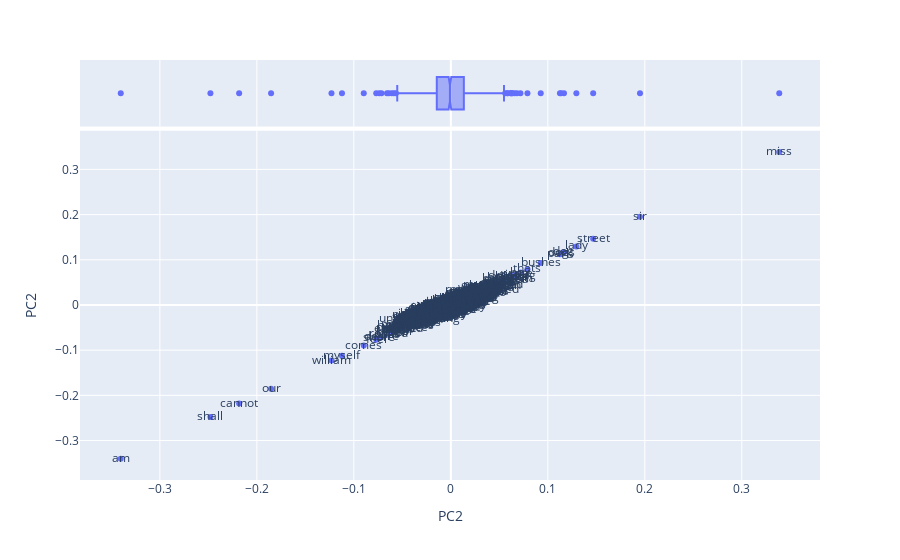

Here is the notebook cell this chart was saved with:
### Code cell
vis_loadings(2,2)

### Figure 1 — Plotly figure (JSON) as saved in the notebook; plotly's stock layout.template omitted (floating-point values rounded to 4 significant figures; data arrays with more than 128 entries replaced by an {"elided": "..."} marker saying what was removed)
{"data": [{"hovertemplate": "PC2=%{y}<br>term_str=%{text}<extra></extra>", "legendgroup": "", "marker": {"color": "#636efa", "symbol": "circle"}, "mode": "markers+text", "name": "", "orientation": "v", "showlegend": false, "text": {"elided": "1000 str values"}, "type": "scatter", "x": {"elided": "1000 float values"}, "xaxis": "x", "y": {"elided": "1000 float values"}, "yaxis": "y"}, {"alignmentgroup": "True", "hovertemplate": "PC2=%{x}<extra></extra>", "legendgroup": "", "marker": {"color": "#636efa", "symbol": "circle"}, "name": "", "notched": true, "offsetgroup": "", "showlegend": false, "type": "box", "x": {"elided": "1000 float values"}, "xaxis": "x2", "yaxis": "y2"}], "layout": {"autosize": true, "legend": {"tracegroupgap": 0}, "margin": {"t": 60}, "xaxis": {"anchor": "y", "autorange": true, "domain": [0, 1], "range": [-0.3403, 0.3386], "title": {"text": "PC2"}, "type": "linear"}, "xaxis2": {"anchor": "y2", "autorange": true, "domain": [0, 1], "matches": "x", "range": [-0.3403, 0.3386], "showgrid": true, "showticklabels": false, "type": "linear"}, "yaxis": {"anchor": "x", "autorange": true, "domain": [0, 0.8316], "range": [-0.3839, 0.3822], "title": {"text": "PC2"}, "type": "linear"}, "yaxis2": {"anchor": "x2", "autorange": true, "domain": [0.8416, 1], "matches": "y2", "range": [-0.5, 0.5], "showgrid": false, "showline": false, "showticklabels": false, "ticks": "", "type": "category"}}}
